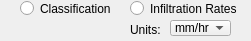
            <widget class="QWidget" name="soil_options_widget" native="true">
             <property name="geometry">
              <rect>
               <x>150</x>
               <y>55</y>
               <width>251</width>
               <height>41</height>
              </rect>
             </property>
             <widget class="QRadioButton" name="soildata_infil">
              <property name="geometry">
               <rect>
                <x>130</x>
                <y>0</y>
                <width>111</width>
                <height>17</height>
               </rect>
              </property>
              <property name="whatsThis">
               <string>Input data given as a population density [people/ ha]</string>
              </property>
              <property name="text">
               <string>Infiltration Rates</string>
              </property>
             </widget>
             <widget class="QRadioButton" name="soildata_classify">
              <property name="geometry">
               <rect>
                <x>20</x>
                <y>0</y>
                <width>101</width>
                <height>17</height>
               </rect>
              </property>
              <property name="whatsThis">
               <string>&lt;!DOCTYPE HTML PUBLIC &quot;-//W3C//DTD HTML 4.0//EN&quot; &quot;http://www.w3.org/TR/REC-html40/strict.dtd&quot;&gt;
&lt;html&gt;&lt;head&gt;&lt;meta name=&quot;qrichtext&quot; content=&quot;1&quot; /&gt;&lt;style type=&quot;text/css&quot;&gt;
p, li { white-space: pre-wrap; }
&lt;/style&gt;&lt;/head&gt;&lt;body style=&quot; font-family:'MS Shell Dlg 2'; font-size:8.25pt; font-weight:400; font-style:normal;&quot;&gt;
&lt;p style=&quot; margin-top:0px; margin-bottom:0px; margin-left:0px; margin-right:0px; -qt-block-indent:0; text-indent:0px;&quot;&gt;&lt;span style=&quot; font-size:8pt;&quot;&gt;Input data given as a total population [no. of people]&lt;/span&gt;&lt;/p&gt;&lt;/body&gt;&lt;/html&gt;</string>
              </property>
              <property name="text">
               <string>Classification</string>
              </property>
             </widget>
             <widget class="QComboBox" name="soildata_unitscombo">
              <property name="geometry">
               <rect>
                <x>170</x>
                <y>20</y>
                <width>61</width>
                <height>16</height>
               </rect>
              </property>
              <item>
               <property name="text">
                <string>mm/hr</string>
               </property>
              </item>
              <item>
               <property name="text">
                <string>m/sec</string>
               </property>
              </item>
             </widget>
             <widget class="QLabel" name="soildataunits_lbl">
              <property name="geometry">
               <rect>
                <x>130</x>
                <y>20</y>
                <width>31</width>
                <height>20</height>
               </rect>
              </property>
              <property name="text">
               <string>Units:</string>
              </property>
             </widget>
            </widget>
